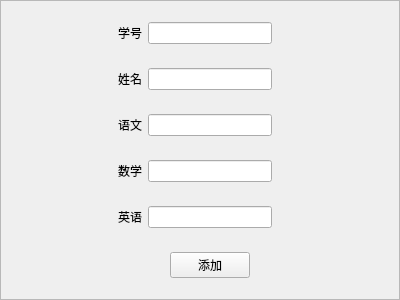
<?xml version="1.0" encoding="UTF-8"?>
<ui version="4.0">
 <class>Add</class>
 <widget class="QWidget" name="Add">
  <property name="geometry">
   <rect>
    <x>0</x>
    <y>0</y>
    <width>400</width>
    <height>300</height>
   </rect>
  </property>
  <property name="windowTitle">
   <string>录入信息</string>
  </property>
  <layout class="QGridLayout" name="gridLayout">
   <property name="leftMargin">
    <number>0</number>
   </property>
   <property name="topMargin">
    <number>0</number>
   </property>
   <property name="rightMargin">
    <number>0</number>
   </property>
   <property name="bottomMargin">
    <number>0</number>
   </property>
   <item row="0" column="0">
    <widget class="QFrame" name="frame">
     <property name="styleSheet">
      <string notr="true">#frame
{
	border-image:url(:/images/Chtholly.png)
}</string>
     </property>
     <property name="frameShape">
      <enum>QFrame::StyledPanel</enum>
     </property>
     <property name="frameShadow">
      <enum>QFrame::Raised</enum>
     </property>
     <layout class="QGridLayout" name="gridLayout_2">
      <item row="0" column="3" colspan="2">
       <spacer name="verticalSpacer_7">
        <property name="orientation">
         <enum>Qt::Vertical</enum>
        </property>
        <property name="sizeHint" stdset="0">
         <size>
          <width>20</width>
          <height>12</height>
         </size>
        </property>
       </spacer>
      </item>
      <item row="1" column="0" rowspan="2">
       <spacer name="horizontalSpacer">
        <property name="orientation">
         <enum>Qt::Horizontal</enum>
        </property>
        <property name="sizeHint" stdset="0">
         <size>
          <width>96</width>
          <height>20</height>
         </size>
        </property>
       </spacer>
      </item>
      <item row="1" column="1">
       <widget class="QLabel" name="label">
        <property name="text">
         <string>学号</string>
        </property>
       </widget>
      </item>
      <item row="1" column="2" colspan="5">
       <widget class="QLineEdit" name="lineEdit_number"/>
      </item>
      <item row="1" column="7" rowspan="2">
       <spacer name="horizontalSpacer_6">
        <property name="orientation">
         <enum>Qt::Horizontal</enum>
        </property>
        <property name="sizeHint" stdset="0">
         <size>
          <width>109</width>
          <height>20</height>
         </size>
        </property>
       </spacer>
      </item>
      <item row="2" column="1">
       <spacer name="verticalSpacer_2">
        <property name="orientation">
         <enum>Qt::Vertical</enum>
        </property>
        <property name="sizeHint" stdset="0">
         <size>
          <width>20</width>
          <height>7</height>
         </size>
        </property>
       </spacer>
      </item>
      <item row="3" column="0" rowspan="2">
       <spacer name="horizontalSpacer_2">
        <property name="orientation">
         <enum>Qt::Horizontal</enum>
        </property>
        <property name="sizeHint" stdset="0">
         <size>
          <width>96</width>
          <height>20</height>
         </size>
        </property>
       </spacer>
      </item>
      <item row="3" column="1">
       <widget class="QLabel" name="label_2">
        <property name="text">
         <string>姓名</string>
        </property>
       </widget>
      </item>
      <item row="3" column="2" colspan="5">
       <widget class="QLineEdit" name="lineEdit_name"/>
      </item>
      <item row="3" column="7" rowspan="2">
       <spacer name="horizontalSpacer_7">
        <property name="orientation">
         <enum>Qt::Horizontal</enum>
        </property>
        <property name="sizeHint" stdset="0">
         <size>
          <width>109</width>
          <height>20</height>
         </size>
        </property>
       </spacer>
      </item>
      <item row="4" column="1">
       <spacer name="verticalSpacer">
        <property name="orientation">
         <enum>Qt::Vertical</enum>
        </property>
        <property name="sizeHint" stdset="0">
         <size>
          <width>20</width>
          <height>7</height>
         </size>
        </property>
       </spacer>
      </item>
      <item row="5" column="0" rowspan="2">
       <spacer name="horizontalSpacer_3">
        <property name="orientation">
         <enum>Qt::Horizontal</enum>
        </property>
        <property name="sizeHint" stdset="0">
         <size>
          <width>96</width>
          <height>20</height>
         </size>
        </property>
       </spacer>
      </item>
      <item row="5" column="1">
       <widget class="QLabel" name="label_7">
        <property name="text">
         <string>语文</string>
        </property>
       </widget>
      </item>
      <item row="5" column="2" colspan="5">
       <widget class="QLineEdit" name="lineEdit_chinese"/>
      </item>
      <item row="5" column="7" rowspan="2">
       <spacer name="horizontalSpacer_8">
        <property name="orientation">
         <enum>Qt::Horizontal</enum>
        </property>
        <property name="sizeHint" stdset="0">
         <size>
          <width>109</width>
          <height>20</height>
         </size>
        </property>
       </spacer>
      </item>
      <item row="6" column="1">
       <spacer name="verticalSpacer_3">
        <property name="orientation">
         <enum>Qt::Vertical</enum>
        </property>
        <property name="sizeHint" stdset="0">
         <size>
          <width>18</width>
          <height>12</height>
         </size>
        </property>
       </spacer>
      </item>
      <item row="7" column="0" rowspan="2">
       <spacer name="horizontalSpacer_4">
        <property name="orientation">
         <enum>Qt::Horizontal</enum>
        </property>
        <property name="sizeHint" stdset="0">
         <size>
          <width>96</width>
          <height>20</height>
         </size>
        </property>
       </spacer>
      </item>
      <item row="7" column="1">
       <widget class="QLabel" name="label_3">
        <property name="text">
         <string>数学</string>
        </property>
       </widget>
      </item>
      <item row="7" column="2" colspan="5">
       <widget class="QLineEdit" name="lineEdit_math"/>
      </item>
      <item row="7" column="7" rowspan="2">
       <spacer name="horizontalSpacer_9">
        <property name="orientation">
         <enum>Qt::Horizontal</enum>
        </property>
        <property name="sizeHint" stdset="0">
         <size>
          <width>109</width>
          <height>20</height>
         </size>
        </property>
       </spacer>
      </item>
      <item row="8" column="1">
       <spacer name="verticalSpacer_4">
        <property name="orientation">
         <enum>Qt::Vertical</enum>
        </property>
        <property name="sizeHint" stdset="0">
         <size>
          <width>20</width>
          <height>7</height>
         </size>
        </property>
       </spacer>
      </item>
      <item row="9" column="0" rowspan="2">
       <spacer name="horizontalSpacer_5">
        <property name="orientation">
         <enum>Qt::Horizontal</enum>
        </property>
        <property name="sizeHint" stdset="0">
         <size>
          <width>96</width>
          <height>20</height>
         </size>
        </property>
       </spacer>
      </item>
      <item row="9" column="1">
       <widget class="QLabel" name="label_8">
        <property name="text">
         <string>英语</string>
        </property>
       </widget>
      </item>
      <item row="9" column="2" colspan="5">
       <widget class="QLineEdit" name="lineEdit_english"/>
      </item>
      <item row="9" column="7" rowspan="2">
       <spacer name="horizontalSpacer_10">
        <property name="orientation">
         <enum>Qt::Horizontal</enum>
        </property>
        <property name="sizeHint" stdset="0">
         <size>
          <width>109</width>
          <height>20</height>
         </size>
        </property>
       </spacer>
      </item>
      <item row="10" column="4" colspan="2">
       <spacer name="verticalSpacer_5">
        <property name="orientation">
         <enum>Qt::Vertical</enum>
        </property>
        <property name="sizeHint" stdset="0">
         <size>
          <width>20</width>
          <height>12</height>
         </size>
        </property>
       </spacer>
      </item>
      <item row="11" column="0" colspan="3">
       <spacer name="horizontalSpacer_11">
        <property name="orientation">
         <enum>Qt::Horizontal</enum>
        </property>
        <property name="sizeHint" stdset="0">
         <size>
          <width>152</width>
          <height>20</height>
         </size>
        </property>
       </spacer>
      </item>
      <item row="11" column="3" colspan="3">
       <widget class="QPushButton" name="pushButton">
        <property name="text">
         <string>添加</string>
        </property>
       </widget>
      </item>
      <item row="11" column="6" colspan="2">
       <spacer name="horizontalSpacer_12">
        <property name="orientation">
         <enum>Qt::Horizontal</enum>
        </property>
        <property name="sizeHint" stdset="0">
         <size>
          <width>134</width>
          <height>20</height>
         </size>
        </property>
       </spacer>
      </item>
      <item row="12" column="5">
       <spacer name="verticalSpacer_6">
        <property name="orientation">
         <enum>Qt::Vertical</enum>
        </property>
        <property name="sizeHint" stdset="0">
         <size>
          <width>20</width>
          <height>7</height>
         </size>
        </property>
       </spacer>
      </item>
     </layout>
    </widget>
   </item>
  </layout>
 </widget>
 <resources/>
 <connections/>
</ui>
